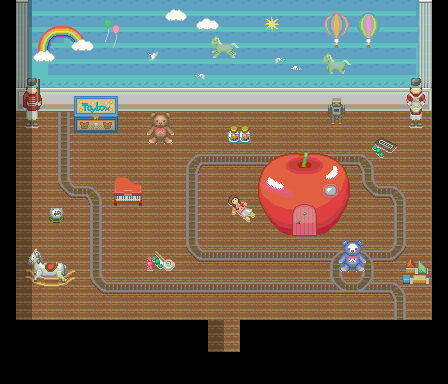

A 2D game scene composited from a Tiled map and its tileset images. What follows is a short description and the map's XML, with each tile layer's data collapsed to a summary:
An orthogonal 28x24 tile map with 16x16 px tiles, 7 tile layers (Base, MonoShita, MonoChu, door, ...), 5 tilesets and 33 objects.

<map version="1.0" orientation="orthogonal" renderorder="right-down" width="28" height="24" tilewidth="16" tileheight="16" backgroundcolor="#000000" nextobjectid="48">
 <tileset firstgid="1" name="youkan" tilewidth="16" tileheight="16" tilecount="480" columns="30">
  <image source="youkan.png" trans="050505" width="480" height="256" />
 </tileset>
 <tileset firstgid="481" name="SC-Toybox01" tilewidth="16" tileheight="16" tilecount="256" columns="16">
  <image source="SC-Toybox01.png" trans="050505" width="256" height="256" />
 </tileset>
 <tileset firstgid="737" name="SC-Clock01" tilewidth="16" tileheight="16" tilecount="576" columns="24">
  <image source="SC-Clock01.png" trans="050505" width="384" height="384" />
 </tileset>
 <tileset firstgid="1313" name="ST-Toyshop-I01" tilewidth="16" tileheight="16" tilecount="1600" columns="16">
  <image source="ST-Toyshop-I01.png" trans="050505" width="256" height="1600" />
  <tile id="1418">
   <properties>
    <property name="cc_vertexz" value="1" />
   </properties>
  </tile>
  <tile id="1419">
   <properties>
    <property name="cc_vertexz" value="1" />
   </properties>
  </tile>
  <tile id="1420">
   <properties>
    <property name="cc_vertexz" value="1" />
   </properties>
  </tile>
  <tile id="1421">
   <properties>
    <property name="cc_vertexz" value="1" />
   </properties>
  </tile>
  <tile id="1422">
   <properties>
    <property name="cc_vertexz" value="1" />
   </properties>
  </tile>
  <tile id="1423">
   <properties>
    <property name="cc_vertexz" value="1" />
   </properties>
  </tile>
  <tile id="1434">
   <properties>
    <property name="cc_vertexz" value="1" />
   </properties>
  </tile>
  <tile id="1435">
   <properties>
    <property name="cc_vertexz" value="1" />
   </properties>
  </tile>
  <tile id="1436">
   <properties>
    <property name="cc_vertexz" value="1" />
   </properties>
  </tile>
  <tile id="1437">
   <properties>
    <property name="cc_vertexz" value="1" />
   </properties>
  </tile>
  <tile id="1438">
   <properties>
    <property name="cc_vertexz" value="1" />
   </properties>
  </tile>
  <tile id="1439">
   <properties>
    <property name="cc_vertexz" value="1" />
   </properties>
  </tile>
 </tileset>
 <tileset firstgid="2913" name="ST-Sewer-01" tilewidth="16" tileheight="16" tilecount="1504" columns="16">
  <image source="ST-Sewer-01.png" trans="aa55ff" width="256" height="1504" />
 </tileset>
 <layer name="Base" width="28" height="24">
  <properties>
   <property name="cc_vertexz" value="-14" />
  </properties>
  <data>[672 cells, 522 non-empty, 27 distinct tile ids]</data>
 </layer>
 <layer name="MonoShita" width="28" height="24">
  <properties>
   <property name="cc_vertexz" value="-13" />
  </properties>
  <data>[672 cells, 234 non-empty, 131 distinct tile ids]</data>
 </layer>
 <layer name="MonoChu" width="28" height="24">
  <properties>
   <property name="cc_vertexz" value="-12" />
  </properties>
  <data>[672 cells, 48 non-empty, 48 distinct tile ids]</data>
 </layer>
 <layer name="door" width="28" height="24">
  <properties>
   <property name="cc_vertexz" value="-12" />
  </properties>
  <data>[672 cells, 4 non-empty, 4 distinct tile ids]</data>
 </layer>
 <layer name="MonoUe" width="28" height="24">
  <properties>
   <property name="cc_vertexz" value="-11" />
  </properties>
  <data>[672 cells, 12 non-empty, 12 distinct tile ids]</data>
 </layer>
 <objectgroup name="collision">
  <object id="1" x="0" y="0" width="16" height="352" />
  <object id="2" x="16" y="320" width="192" height="64" />
  <object id="5" x="240" y="320" width="192" height="64" />
  <object id="6" x="432" y="0" width="16" height="352" />
  <object id="7" x="16" y="96" width="416" height="16" />
  <object id="8" x="144" y="112" width="32" height="32" />
  <object id="9" x="80" y="96" width="32" height="32" />
  <object id="11" x="16" y="112" width="32" height="16" />
  <object id="12" x="400" y="112" width="32" height="16" />
  <object id="14" x="320" y="96" width="32" height="32" />
  <object id="21" x="256" y="176" width="96" height="32" />
  <object id="22" x="272" y="208" width="16" height="32" />
  <object id="23" x="320" y="208" width="16" height="32" />
  <object id="24" x="336" y="240" width="32" height="32" />
  <object id="25" x="400" y="256" width="32" height="32" />
  <object id="28" x="16" y="272" width="64" height="16" />
  <object id="29" x="112" y="176" width="32" height="32">
   <properties>
    <property name="EventID" value="13" />
    <property name="trigger" value="2" />
   </properties>
  </object>
  <object id="32" x="224" y="128" width="32" height="16">
   <properties>
    <property name="EventID" value="14" />
    <property name="trigger" value="2" />
   </properties>
  </object>
  <object id="33" x="48" y="208" width="16" height="16" />
  <object id="36" x="288" y="208" width="32" height="32">
   <properties>
    <property name="objID" value="187" />
   </properties>
  </object>
 </objectgroup>
 <layer name="CharaUe1" width="28" height="24">
  <data>[672 cells, 20 non-empty, 20 distinct tile ids]</data>
 </layer>
 <objectgroup name="event">
  <object id="30" x="208" y="352" width="32" height="32">
   <properties>
    <property name="EventID" value="1" />
    <property name="trigger" value="1" />
   </properties>
  </object>
  <object id="31" x="288" y="208" width="32" height="32">
   <properties>
    <property name="EventID" value="2" />
    <property name="trigger" value="2" />
   </properties>
  </object>
  <object id="37" x="16" y="96" width="32" height="32">
   <properties>
    <property name="EventID" value="3" />
    <property name="trigger" value="2" />
   </properties>
  </object>
  <object id="38" x="80" y="96" width="32" height="32">
   <properties>
    <property name="EventID" value="4" />
    <property name="trigger" value="2" />
   </properties>
  </object>
  <object id="39" x="144" y="112" width="32" height="32">
   <properties>
    <property name="EventID" value="5" />
    <property name="trigger" value="2" />
   </properties>
  </object>
  <object id="40" x="320" y="96" width="32" height="32">
   <properties>
    <property name="EventID" value="6" />
    <property name="trigger" value="2" />
   </properties>
  </object>
  <object id="41" x="400" y="96" width="32" height="32">
   <properties>
    <property name="EventID" value="7" />
    <property name="trigger" value="2" />
   </properties>
  </object>
  <object id="42" x="336" y="240" width="32" height="32">
   <properties>
    <property name="EventID" value="8" />
    <property name="trigger" value="2" />
   </properties>
  </object>
  <object id="43" x="400" y="256" width="32" height="32">
   <properties>
    <property name="EventID" value="9" />
    <property name="trigger" value="2" />
   </properties>
  </object>
  <object id="44" x="16" y="272" width="64" height="16">
   <properties>
    <property name="EventID" value="10" />
    <property name="trigger" value="2" />
   </properties>
  </object>
  <object id="45" x="224" y="192" width="32" height="32">
   <properties>
    <property name="EventID" value="11" />
    <property name="trigger" value="2" />
   </properties>
  </object>
  <object id="46" x="288" y="208" width="32" height="32">
   <properties>
    <property name="EventID" value="12" />
    <property name="trigger" value="1" />
   </properties>
  </object>
  <object id="47" x="416" y="0" width="32" height="32">
   <properties>
    <property name="EventID" value="15" />
    <property name="trigger" value="0" />
   </properties>
  </object>
 </objectgroup>
 <layer name="shadow" width="28" height="24">
  <data>[672 cells, 24 non-empty, 2 distinct tile ids]</data>
 </layer>
</map>
